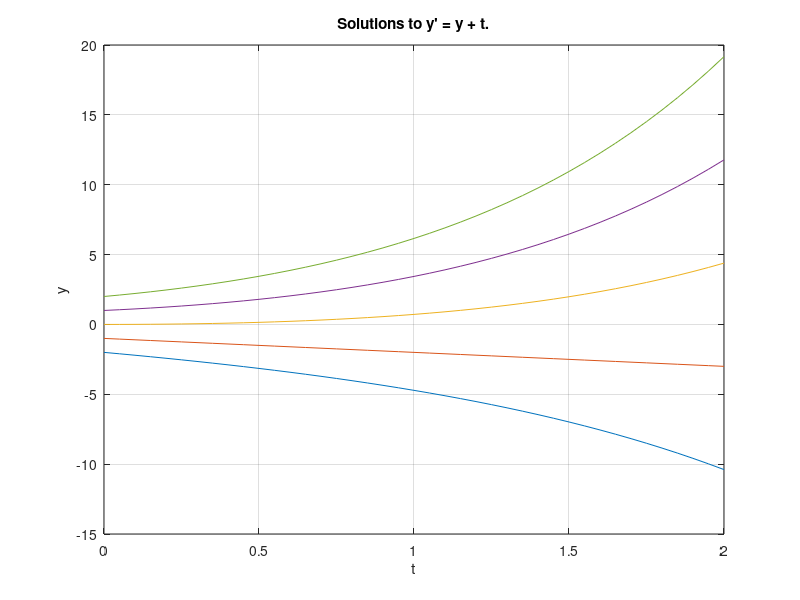

Write MATLAB code to recreate this figure.
t = 0:0.05:2;
Y = [];
for k = -2:2
C = k+1; Y = [Y;C*exp(t)-t-1];
end
plot(t,Y)
grid on
xlabel('t'); ylabel('y')
title('Solutions to y'' = y + t.')
shg